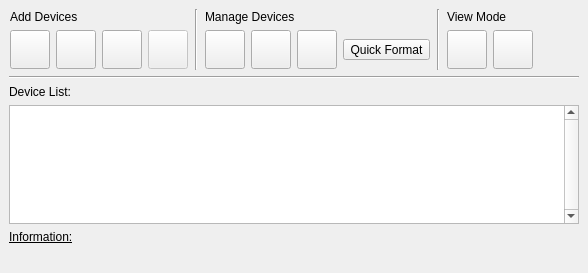
<?xml version="1.0" encoding="UTF-8"?>
<ui version="4.0">
 <author>Andrey Rijov</author>
 <class>Device_Manager_Widget</class>
 <widget class="QWidget" name="Device_Manager_Widget">
  <property name="geometry">
   <rect>
    <x>0</x>
    <y>0</y>
    <width>588</width>
    <height>273</height>
   </rect>
  </property>
  <property name="windowTitle">
   <string>Device Manager Widget</string>
  </property>
  <layout class="QGridLayout">
   <property name="leftMargin">
    <number>9</number>
   </property>
   <property name="topMargin">
    <number>9</number>
   </property>
   <property name="rightMargin">
    <number>9</number>
   </property>
   <property name="bottomMargin">
    <number>9</number>
   </property>
   <property name="spacing">
    <number>6</number>
   </property>
   <item row="0" column="5">
    <spacer>
     <property name="orientation">
      <enum>Qt::Horizontal</enum>
     </property>
     <property name="sizeHint" stdset="0">
      <size>
       <width>20</width>
       <height>20</height>
      </size>
     </property>
    </spacer>
   </item>
   <item row="0" column="3">
    <widget class="Line" name="line">
     <property name="orientation">
      <enum>Qt::Vertical</enum>
     </property>
    </widget>
   </item>
   <item row="0" column="1">
    <widget class="Line" name="line_3">
     <property name="orientation">
      <enum>Qt::Vertical</enum>
     </property>
    </widget>
   </item>
   <item row="1" column="0" colspan="6">
    <widget class="Line" name="line_2">
     <property name="orientation">
      <enum>Qt::Horizontal</enum>
     </property>
    </widget>
   </item>
   <item row="2" column="0" colspan="6">
    <layout class="QVBoxLayout" name="view_vbox_123">
     <property name="spacing">
      <number>6</number>
     </property>
     <property name="leftMargin">
      <number>0</number>
     </property>
     <property name="topMargin">
      <number>0</number>
     </property>
     <property name="rightMargin">
      <number>0</number>
     </property>
     <property name="bottomMargin">
      <number>0</number>
     </property>
     <item>
      <widget class="QLabel" name="Label_Devices_List">
       <property name="text">
        <string>Device List:</string>
       </property>
      </widget>
     </item>
     <item>
      <widget class="QListWidget" name="Devices_List">
       <property name="contextMenuPolicy">
        <enum>Qt::CustomContextMenu</enum>
       </property>
       <property name="verticalScrollBarPolicy">
        <enum>Qt::ScrollBarAlwaysOn</enum>
       </property>
       <property name="iconSize">
        <size>
         <width>32</width>
         <height>32</height>
        </size>
       </property>
       <property name="textElideMode">
        <enum>Qt::ElideMiddle</enum>
       </property>
       <property name="verticalScrollMode">
        <enum>QAbstractItemView::ScrollPerPixel</enum>
       </property>
       <property name="horizontalScrollMode">
        <enum>QAbstractItemView::ScrollPerPixel</enum>
       </property>
       <property name="movement">
        <enum>QListView::Static</enum>
       </property>
       <property name="flow">
        <enum>QListView::LeftToRight</enum>
       </property>
       <property name="spacing">
        <number>10</number>
       </property>
       <property name="viewMode">
        <enum>QListView::IconMode</enum>
       </property>
      </widget>
     </item>
     <item>
      <widget class="QLabel" name="Label_Information">
       <property name="sizePolicy">
        <sizepolicy hsizetype="Maximum" vsizetype="Preferred">
         <horstretch>0</horstretch>
         <verstretch>0</verstretch>
        </sizepolicy>
       </property>
       <property name="font">
        <font>
         <underline>true</underline>
        </font>
       </property>
       <property name="text">
        <string>Information:</string>
       </property>
      </widget>
     </item>
     <item>
      <widget class="QLabel" name="Label_Connected_To">
       <property name="text">
        <string/>
       </property>
      </widget>
     </item>
    </layout>
   </item>
   <item row="0" column="0">
    <widget class="QWidget" name="add_layout_widget" native="true">
     <layout class="QVBoxLayout">
      <property name="spacing">
       <number>6</number>
      </property>
      <property name="leftMargin">
       <number>1</number>
      </property>
      <property name="topMargin">
       <number>1</number>
      </property>
      <property name="rightMargin">
       <number>1</number>
      </property>
      <property name="bottomMargin">
       <number>1</number>
      </property>
      <item>
       <widget class="QLabel" name="Label_Add_Devices">
        <property name="text">
         <string>Add Devices</string>
        </property>
       </widget>
      </item>
      <item>
       <layout class="QHBoxLayout">
        <property name="spacing">
         <number>6</number>
        </property>
        <property name="leftMargin">
         <number>0</number>
        </property>
        <property name="topMargin">
         <number>0</number>
        </property>
        <property name="rightMargin">
         <number>0</number>
        </property>
        <property name="bottomMargin">
         <number>0</number>
        </property>
        <item>
         <widget class="QToolButton" name="TB_Add_Floppy">
          <property name="toolTip">
           <string>Add Floppy</string>
          </property>
          <property name="text">
           <string/>
          </property>
          <property name="icon">
           <iconset resource="../resources/icons.qrc">
            <normaloff>:/fdd.png</normaloff>:/fdd.png</iconset>
          </property>
          <property name="iconSize">
           <size>
            <width>32</width>
            <height>32</height>
           </size>
          </property>
         </widget>
        </item>
        <item>
         <widget class="QToolButton" name="TB_Add_CDROM">
          <property name="toolTip">
           <string>Add CD/DVD-ROM</string>
          </property>
          <property name="text">
           <string/>
          </property>
          <property name="icon">
           <iconset resource="../resources/icons.qrc">
            <normaloff>:/cdrom.png</normaloff>:/cdrom.png</iconset>
          </property>
          <property name="iconSize">
           <size>
            <width>32</width>
            <height>32</height>
           </size>
          </property>
         </widget>
        </item>
        <item>
         <widget class="QToolButton" name="TB_Add_HDD">
          <property name="toolTip">
           <string>Add HDD</string>
          </property>
          <property name="text">
           <string/>
          </property>
          <property name="icon">
           <iconset resource="../resources/icons.qrc">
            <normaloff>:/hdd.png</normaloff>:/hdd.png</iconset>
          </property>
          <property name="iconSize">
           <size>
            <width>32</width>
            <height>32</height>
           </size>
          </property>
         </widget>
        </item>
        <item>
         <widget class="QToolButton" name="TB_Add_Device">
          <property name="enabled">
           <bool>false</bool>
          </property>
          <property name="toolTip">
           <string>Add Storage Device</string>
          </property>
          <property name="text">
           <string/>
          </property>
          <property name="icon">
           <iconset resource="../resources/icons.qrc">
            <normaloff>:/blockdevice.png</normaloff>:/blockdevice.png</iconset>
          </property>
          <property name="iconSize">
           <size>
            <width>32</width>
            <height>32</height>
           </size>
          </property>
         </widget>
        </item>
       </layout>
      </item>
     </layout>
    </widget>
   </item>
   <item row="0" column="2">
    <widget class="QWidget" name="manage_layout_widget" native="true">
     <layout class="QVBoxLayout">
      <property name="spacing">
       <number>6</number>
      </property>
      <property name="leftMargin">
       <number>1</number>
      </property>
      <property name="topMargin">
       <number>1</number>
      </property>
      <property name="rightMargin">
       <number>1</number>
      </property>
      <property name="bottomMargin">
       <number>1</number>
      </property>
      <item>
       <widget class="QLabel" name="Label_Manage_Devices">
        <property name="text">
         <string>Manage Devices</string>
        </property>
       </widget>
      </item>
      <item>
       <layout class="QHBoxLayout">
        <property name="spacing">
         <number>6</number>
        </property>
        <property name="leftMargin">
         <number>0</number>
        </property>
        <property name="topMargin">
         <number>0</number>
        </property>
        <property name="rightMargin">
         <number>0</number>
        </property>
        <property name="bottomMargin">
         <number>0</number>
        </property>
        <item>
         <widget class="QToolButton" name="TB_Edit_Device">
          <property name="toolTip">
           <string>Properties</string>
          </property>
          <property name="text">
           <string/>
          </property>
          <property name="icon">
           <iconset resource="../resources/icons.qrc">
            <normaloff>:/edit.png</normaloff>:/edit.png</iconset>
          </property>
          <property name="iconSize">
           <size>
            <width>32</width>
            <height>32</height>
           </size>
          </property>
         </widget>
        </item>
        <item>
         <widget class="QToolButton" name="TB_Delete_Device">
          <property name="toolTip">
           <string>Delete</string>
          </property>
          <property name="text">
           <string/>
          </property>
          <property name="icon">
           <iconset resource="../resources/icons.qrc">
            <normaloff>:/remove.png</normaloff>:/remove.png</iconset>
          </property>
          <property name="iconSize">
           <size>
            <width>32</width>
            <height>32</height>
           </size>
          </property>
         </widget>
        </item>
        <item>
         <widget class="QToolButton" name="TB_Format_HDD">
          <property name="toolTip">
           <string>Format HDD</string>
          </property>
          <property name="text">
           <string/>
          </property>
          <property name="icon">
           <iconset resource="../resources/icons.qrc">
            <normaloff>:/exec.png</normaloff>:/exec.png</iconset>
          </property>
          <property name="iconSize">
           <size>
            <width>32</width>
            <height>32</height>
           </size>
          </property>
         </widget>
        </item>
        <item>
         <widget class="QToolButton" name="TB_Quick_Format">
          <property name="toolTip">
           <string>Quick Format</string>
          </property>
          <property name="text">
           <string>Quick Format</string>
          </property>
          <property name="icon">
           <iconset resource="../resources/icons.qrc">
            <normaloff>:/eraser.png</normaloff>:/eraser.png</iconset>
          </property>
          <property name="iconSize">
           <size>
            <width>32</width>
            <height>32</height>
           </size>
          </property>
         </widget>
        </item>
       </layout>
      </item>
     </layout>
    </widget>
   </item>
   <item row="0" column="4">
    <widget class="QWidget" name="view_layout_widget" native="true">
     <layout class="QGridLayout">
      <property name="leftMargin">
       <number>1</number>
      </property>
      <property name="topMargin">
       <number>1</number>
      </property>
      <property name="rightMargin">
       <number>1</number>
      </property>
      <property name="bottomMargin">
       <number>1</number>
      </property>
      <property name="spacing">
       <number>6</number>
      </property>
      <item row="0" column="0">
       <widget class="QLabel" name="Label_View_Mode">
        <property name="text">
         <string>View Mode</string>
        </property>
       </widget>
      </item>
      <item row="1" column="0">
       <layout class="QHBoxLayout">
        <property name="spacing">
         <number>6</number>
        </property>
        <property name="leftMargin">
         <number>0</number>
        </property>
        <property name="topMargin">
         <number>0</number>
        </property>
        <property name="rightMargin">
         <number>0</number>
        </property>
        <property name="bottomMargin">
         <number>0</number>
        </property>
        <item>
         <widget class="QToolButton" name="TB_Icon_Mode">
          <property name="toolTip">
           <string>Icon Mode</string>
          </property>
          <property name="text">
           <string/>
          </property>
          <property name="icon">
           <iconset resource="../resources/icons.qrc">
            <normaloff>:/view_icon.png</normaloff>:/view_icon.png</iconset>
          </property>
          <property name="iconSize">
           <size>
            <width>32</width>
            <height>32</height>
           </size>
          </property>
         </widget>
        </item>
        <item>
         <widget class="QToolButton" name="TB_List_Mode">
          <property name="toolTip">
           <string>List Mode</string>
          </property>
          <property name="text">
           <string/>
          </property>
          <property name="icon">
           <iconset resource="../resources/icons.qrc">
            <normaloff>:/view_detailed.png</normaloff>:/view_detailed.png</iconset>
          </property>
          <property name="iconSize">
           <size>
            <width>32</width>
            <height>32</height>
           </size>
          </property>
         </widget>
        </item>
       </layout>
      </item>
     </layout>
    </widget>
   </item>
  </layout>
  <action name="actionAdd_Floppy">
   <property name="icon">
    <iconset>
     <normaloff>:/images/3floppy_unmount.png</normaloff>:/images/3floppy_unmount.png</iconset>
   </property>
   <property name="text">
    <string>Add Floppy</string>
   </property>
  </action>
  <action name="actionAdd_CD_ROM">
   <property name="icon">
    <iconset>
     <normaloff>:/images/cdrom_unmount.png</normaloff>:/images/cdrom_unmount.png</iconset>
   </property>
   <property name="text">
    <string>Add CD/DVD-ROM</string>
   </property>
  </action>
  <action name="actionAdd_HDD">
   <property name="icon">
    <iconset>
     <normaloff>:/images/hdd_unmount.png</normaloff>:/images/hdd_unmount.png</iconset>
   </property>
   <property name="text">
    <string>Add HDD</string>
   </property>
  </action>
  <action name="actionFormat_HDD">
   <property name="icon">
    <iconset>
     <normaloff>:/images/wizard.png</normaloff>:/images/wizard.png</iconset>
   </property>
   <property name="text">
    <string>Format HDD</string>
   </property>
  </action>
  <action name="actionProperties">
   <property name="icon">
    <iconset>
     <normaloff>:/images/edit.png</normaloff>:/images/edit.png</iconset>
   </property>
   <property name="text">
    <string>Properties</string>
   </property>
   <property name="iconText">
    <string>Properties</string>
   </property>
   <property name="toolTip">
    <string>Properties</string>
   </property>
  </action>
  <action name="actionDelete">
   <property name="icon">
    <iconset>
     <normaloff>:/images/button_cancel.png</normaloff>:/images/button_cancel.png</iconset>
   </property>
   <property name="text">
    <string>Delete</string>
   </property>
  </action>
  <action name="actionList_Mode">
   <property name="icon">
    <iconset>
     <normaloff>:/images/view_detailed.png</normaloff>:/images/view_detailed.png</iconset>
   </property>
   <property name="text">
    <string>List Mode</string>
   </property>
  </action>
  <action name="actionIcon_Mode">
   <property name="icon">
    <iconset>
     <normaloff>:/images/view_icon.png</normaloff>:/images/view_icon.png</iconset>
   </property>
   <property name="text">
    <string>Icon Mode</string>
   </property>
  </action>
  <action name="actionQuick_Format">
   <property name="icon">
    <iconset>
     <normaloff>:/images/reload.png</normaloff>:/images/reload.png</iconset>
   </property>
   <property name="text">
    <string>Quick Format</string>
   </property>
  </action>
  <action name="actionAdd_Device">
   <property name="icon">
    <iconset>
     <normaloff>:/images/add.png</normaloff>:/images/add.png</iconset>
   </property>
   <property name="text">
    <string>Add Device</string>
   </property>
   <property name="iconText">
    <string>Add Device</string>
   </property>
   <property name="toolTip">
    <string>Add Device</string>
   </property>
  </action>
 </widget>
 <tabstops>
  <tabstop>TB_Add_Floppy</tabstop>
  <tabstop>TB_Add_CDROM</tabstop>
  <tabstop>TB_Add_HDD</tabstop>
  <tabstop>TB_Edit_Device</tabstop>
  <tabstop>TB_Delete_Device</tabstop>
  <tabstop>TB_Format_HDD</tabstop>
  <tabstop>TB_Quick_Format</tabstop>
  <tabstop>TB_Icon_Mode</tabstop>
  <tabstop>TB_List_Mode</tabstop>
  <tabstop>Devices_List</tabstop>
 </tabstops>
 <resources>
  <include location="../resources/icons.qrc"/>
 </resources>
 <connections/>
</ui>
